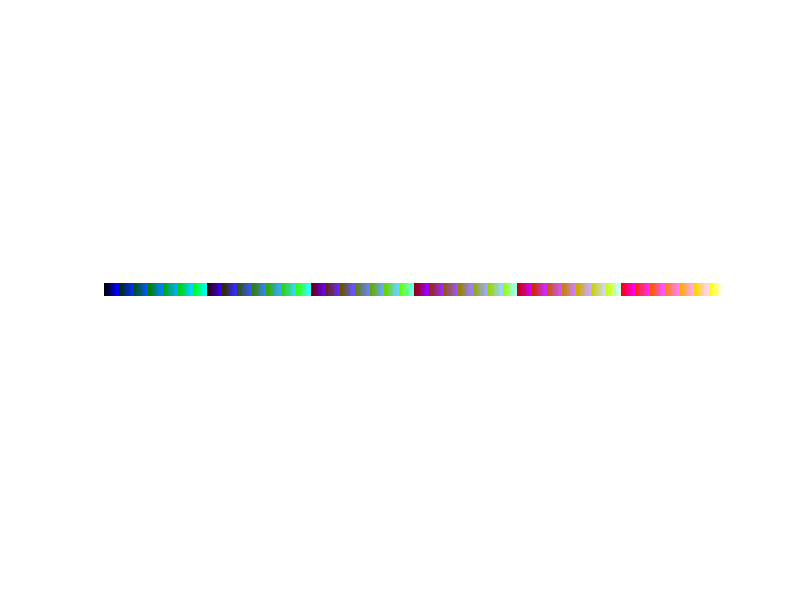

Here is the MATLAB script that generated this plot: (Note: this script raises an error after producing the figure.)
format long g
format compact
clc
close all
clearvars

% get the location of the script file to save figures
full_path = mfilename('fullpath');
[startpath,  filename, ext] = fileparts(full_path);
plot_num = 1;

%% shape parameters

%color = {'blue', 'green', 'red', 'cyan', 'magenta', 'yellow', 'black', 'white', [0.5, 0.5, 0.5]};
% color = {[0 0 1]; [0 1 0]; [1 0 0]; [0 1 1]; [1 0 1]; [1 1 0]; [0 0 0]; [1 1 1]; [0.5 0.5 0.5]};                    

% http://alumni.media.mit.edu/~wad/color/numbers.html
% color = {[0, 0, 0];[87, 87, 87]/255;[173, 35, 35]/255;[42, 75, 215]/255;...
%          [29, 105, 20]/255;[129, 74, 25]/255;[129, 38, 192]/255;[160, 160, 160]/255;...
%          [129, 197, 122]/255;[157, 175, 255]/255;[41, 208, 208]/255;[255, 146, 51]/255;...
%          [255, 238, 51]/255;[233, 222, 187]/255;[255, 205, 243]/255;[255, 255, 255]/255};
%      
% 6-7-6 RGB color palette https://en.wikipedia.org/wiki/List_of_software_palettes
green = [0, 42, 85, 128, 170, 212, 255];
color = {};
for r=0:5
    for g=0:6
        for b=0:5
            color{end+1} = [51*r, green(g+1), 52*b]/255;
        end
    end
end

commandwindow;

%% create the folders
save_path = 'D:/IUPUI/Test_data/test_blur6/';

warning('off');
mkdir(save_path);
mkdir(save_path, 'images');
mkdir(save_path, 'depth_maps');
warning('on');

%% show the colors
img_w = 50;
img_h = 250;
img = [];

for idx=1:numel(color)
    img = cat(2, img, cat(3, color{idx}(1).*ones(img_h, img_w), color{idx}(2).*ones(img_h, img_w), color{idx}(3).*ones(img_h, img_w))); 
end

figure(plot_num)
imshow(img)
plot_num = plot_num + 1;

%% start to create the images
img_w = 400;
img_h = 400;

blk_h = 40;
blk_w = 40;
max_dim = max(blk_h,blk_w);

dm_values = [0, 9:1:232];

% x_min,x_max; y_min,y_max; min_r,max_r
rect = [1,blk_w; 1,blk_h; ceil(max_dim/8),ceil(max_dim/5)];
circle = [1,blk_w; 1,blk_h; ceil(max_dim/8),ceil(max_dim/5)];
polygon = [1,blk_w; 1,blk_h; -ceil(max_dim/6),ceil(max_dim/6)];
shape_lims = {circle, polygon, rect};

fprintf('%s\n\n', save_path);

tic;
parfor kdx=0:99
    
    % get the random background color
    bg_color = randi([1,numel(color)],1);
    img = cat(3, color{bg_color}(1).*ones(img_h, img_w), color{bg_color}(2).*ones(img_h, img_w), color{bg_color}(3).*ones(img_h, img_w));
    dm = zeros(img_h, img_w, 3);
    
    D = randi([2, numel(dm_values)],1,50);
    D = sort(unique(D));
    
    for idx=1:numel(D)
        
        % get the number of shapes for a given depth map value
        N = randi([floor(exp((2*(numel(D)-idx))/numel(D)))+3,floor(exp((5*(numel(D)-idx))/numel(D))) + 6], 1);
        dm_blk = (dm_values(D(idx))/255)*ones(blk_h, blk_w, 3);
        
        for jdx=1:N
            S = randi([15,30], 1);
            [block] = gen_rand_image(blk_h, blk_w, S, color, shape_lims);

            X = randi([1,img_w-blk_w], 1);
            Y = randi([1,img_h-blk_h], 1);

            img(Y:Y+blk_h-1, X:X+blk_w-1,:) = block;
            dm(Y:Y+blk_h-1, X:X+blk_w-1,:) = dm_blk;
        end
    end

    img = img(20:379,20:379, :);
    % save the image file and depth maps
    image_num = num2str(kdx, '%03d');

    img_filename = strcat('images/image_', image_num, '.png');
    imwrite(img, strcat(save_path, img_filename));

    dm_filename = strcat('depth_maps/dm_', image_num, '.png');
    imwrite(dm, strcat(save_path, dm_filename));
    
    fprintf('%s, %s, 0.32, 0.01, 256\n', img_filename, dm_filename);
    
end

toc;


